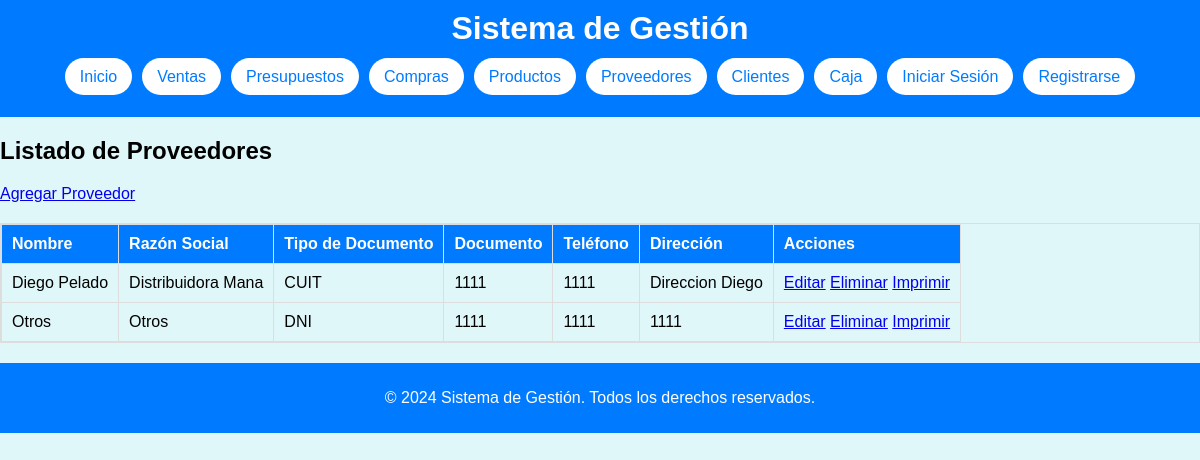
The page /gestion/proveedores/proveedores.php on the database its author committed.
### tables this page shows
CREATE TABLE `proveedores` (
  `ID_Proveedor` int(11) NOT NULL,
  `Nombre` varchar(255) NOT NULL,
  `Razon_Social` varchar(255) NOT NULL,
  `Tipo_Documento` enum('CUIT','DNI') NOT NULL,
  `Documento` varchar(50) NOT NULL,
  `Telefono` varchar(50) DEFAULT NULL,
  `Direccion` varchar(255) DEFAULT NULL,
  `Observaciones` text DEFAULT NULL
);

### gestion/proveedores/proveedores.php (the view)
<?php
include '../includes/db_connect.php';
include '../includes/header.php';
$sql = "SELECT * FROM Proveedores";
$result = $conn->query($sql);
?>
<h2>Listado de Proveedores</h2>
<a href="alta_proveedor.php" class="btn btn-primary">Agregar Proveedor</a>
<table>
    <tr>
        <th>Nombre</th>
        <th>Razón Social</th>
        <th>Tipo de Documento</th>
        <th>Documento</th>
        <th>Teléfono</th>
        <th>Dirección</th>
        <th>Acciones</th>
    </tr>
    <?php while($row = $result->fetch_assoc()): ?>
    <tr>
        <td><?php echo $row['Nombre']; ?></td>
        <td><?php echo $row['Razon_Social']; ?></td>
        <td><?php echo $row['Tipo_Documento']; ?></td>
        <td><?php echo $row['Documento']; ?></td>
        <td><?php echo $row['Telefono']; ?></td>
        <td><?php echo $row['Direccion']; ?></td>
        <td>
            <a href="editar_proveedor.php?id=<?php echo $row['ID_Proveedor']; ?>">Editar</a>
            <a href="eliminar_proveedor.php?id=<?php echo $row['ID_Proveedor']; ?>">Eliminar</a>
            <a href="ficha_proveedor.php?id=<?php echo $row['ID_Proveedor']; ?>" target="_blank">Imprimir</a>
        </td>
    </tr>
    <?php endwhile; ?>
</table>
<?php
include '../includes/footer.php';
?>

### gestion/css/styles.css (style rules this page uses)
body { font-family: Arial, sans-serif; background-color: #e0f7fa; margin: 0; padding: 0; }
table { width: 100%; border-collapse: collapse; margin-top: 20px; overflow-x: auto; display: block; }
table, th, td { border: 1px solid #ddd; }
th, td { padding: 10px; text-align: left; }
th { background-color: #007BFF; color: white; }

### rows shown on the page
proveedores: Nombre "Diego Pelado", Razon_Social "Distribuidora Mana", Tipo_Documento "CUIT", Documento "1111", Telefono "1111", Direccion "Direccion Diego"
proveedores: Nombre "Otros", Razon_Social "Otros", Tipo_Documento "DNI", Documento "1111", Telefono "1111", Direccion "1111"
